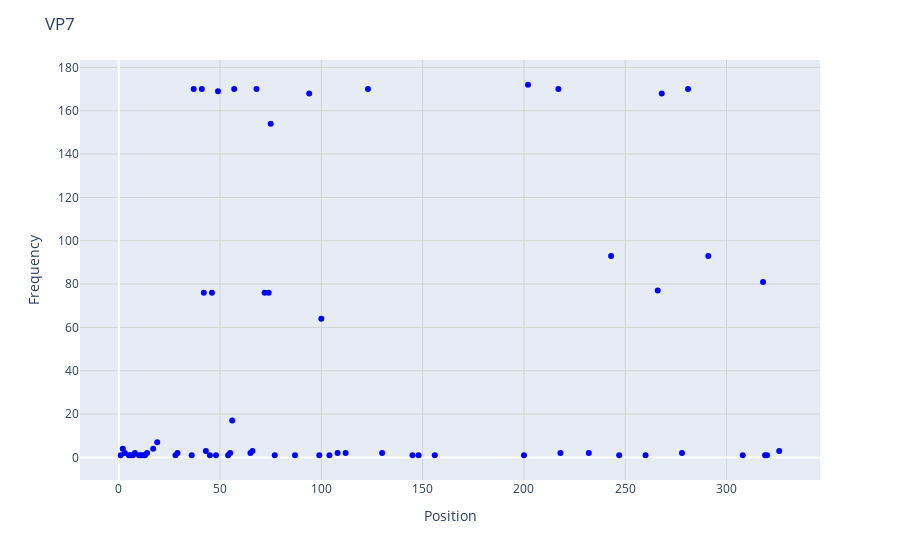

Notebook code cell kept with this figure:
### Code cell
import sys
import re
import os.path
import fileinput
import pandas as pd
import plotly.express as pltyl
import plotly

#install the above libraries using pip
#if len(sys.argv) != 1:
#    print("USAGE ERROR: count_aa_changes.py input_file")
#    sys.exit()
#inputfile = sys.argv[1]

seq = []
with open("../Analysis/Vaccine_Comparison/VP7/VP7.aln1_aa.fas", "r") as file:
    lines = file.readlines()
    for line in lines:
        if not line.startswith(">"):
            seq.append(line.strip("\n"))

vaccine_sequences = seq[0]  # Ensure the first seqeunce in your fasta file is the vaccine sequence
kilifi = seq[1:] #compare with the rest of the alignment

count_diff = {}

for i in range(len(vaccine_sequences)): 
    count = 0   
    for j in kilifi:
        #for a, b in zip(vaccine_sequences, j):
        if j[i] == '-':
            count += 0
        elif j[i] == vaccine_sequences[i]:
            count += 0
        elif j[i] != vaccine_sequences[i]:
            count += 1
    count_diff[i+1] = count

count_diff_df = pd.DataFrame(list(count_diff.items()))

count_diff_df.columns = ["Position", "Frequency"]

count_diff_df["Frequency"] = count_diff_df.Frequency.replace(0, "nan")
count_diff_df

##-----------------------------------------------------------------------
#Graphical display of the frequency of residues.

fig = pltyl.scatter(count_diff_df, 
                    y = "Frequency", x = "Position")

fig.update_traces(marker_size = 6, marker=dict(color = "blue"))

fig.update_layout(title = "VP7")
fig.update_xaxes(showgrid=True, gridwidth=1, gridcolor='lightgray')
fig.update_yaxes(showgrid=True, gridwidth=1, gridcolor='lightgray')

fig.show()
#plotly.io.write_image(fig, 'output_file.pdf', format='pdf', engine="auto")

#Dealing with zero values

### Figure 1 — Plotly figure (JSON) as saved in the notebook; plotly's stock layout.template omitted (floating-point values rounded to 4 significant figures; data arrays with more than 128 entries replaced by an {"elided": "..."} marker saying what was removed)
{"data": [{"hovertemplate": "Position=%{x}<br>Frequency=%{y}<extra></extra>", "legendgroup": "", "marker": {"color": "blue", "size": 6, "symbol": "circle"}, "mode": "markers", "name": "", "orientation": "h", "showlegend": false, "type": "scatter", "x": {"elided": "326 int values"}, "xaxis": "x", "y": {"elided": "326 mixed values"}, "yaxis": "y"}], "layout": {"legend": {"tracegroupgap": 0}, "margin": {"t": 60}, "title": {"text": "VP7"}, "xaxis": {"anchor": "y", "domain": [0, 1], "gridcolor": "lightgray", "gridwidth": 1, "showgrid": true, "title": {"text": "Position"}}, "yaxis": {"anchor": "x", "domain": [0, 1], "gridcolor": "lightgray", "gridwidth": 1, "showgrid": true, "title": {"text": "Frequency"}}}}
